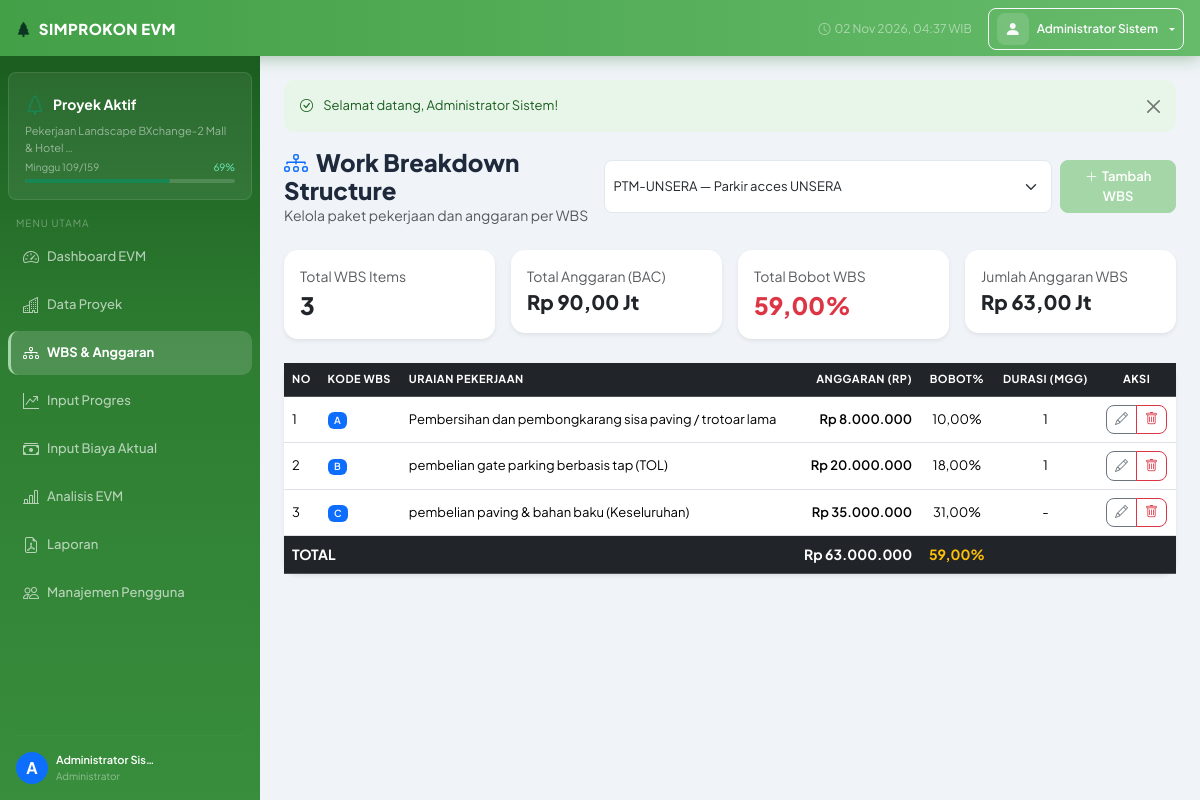
The app's page /index.php?p=wbs (signed in) with its own data.
### tables this page shows
CREATE TABLE `proyek` (
  `id` int(11) NOT NULL,
  `kode_proyek` varchar(50) NOT NULL,
  `nama_proyek` varchar(300) NOT NULL,
  `lokasi` varchar(200) DEFAULT NULL,
  `pemberi_kerja` varchar(200) DEFAULT NULL,
  `tanggal_mulai` date NOT NULL,
  `tanggal_selesai` date NOT NULL,
  `nilai_kontrak` decimal(20,2) NOT NULL DEFAULT 0.00,
  `ppn_persen` decimal(5,2) NOT NULL DEFAULT 10.00,
  `status` enum('aktif','selesai','ditangguhkan') NOT NULL DEFAULT 'aktif',
  `minggu_ke` int(11) NOT NULL DEFAULT 1,
  `total_minggu` int(11) NOT NULL DEFAULT 1,
  `deskripsi` text DEFAULT NULL,
  `created_by` int(11) DEFAULT NULL,
  `created_at` timestamp NOT NULL DEFAULT current_timestamp(),
  `updated_at` timestamp NOT NULL DEFAULT current_timestamp() ON UPDATE current_timestamp()
);

CREATE TABLE `wbs` (
  `id` int(11) NOT NULL,
  `proyek_id` int(11) NOT NULL,
  `kode_wbs` varchar(20) NOT NULL,
  `uraian` varchar(400) NOT NULL,
  `bobot` decimal(10,4) NOT NULL DEFAULT 0.0000,
  `anggaran` decimal(20,2) NOT NULL DEFAULT 0.00,
  `durasi_rencana` int(11) DEFAULT NULL COMMENT 'dalam minggu',
  `urutan` int(11) NOT NULL DEFAULT 1,
  `created_at` timestamp NOT NULL DEFAULT current_timestamp()
);

### index.php (called while the page is built, shortened)
<?php
require_once __DIR__ . '/config.php';
require_once __DIR__ . '/includes/functions.php';
$p = trim($_GET['p'] ?? 'dashboard', '/');
$a = trim($_GET['a'] ?? 'index', '/');
$routes = [
    'login'     => 'pages/login.php',
    'logout'    => 'pages/logout.php',
    'dashboard' => 'pages/dashboard.php',
    'proyek'    => "pages/proyek/$a.php",
    'wbs'       => "pages/wbs/$a.php",
    'progres'   => "pages/progres/$a.php",
    'biaya'     => "pages/biaya/$a.php",
    'evm'       => "pages/evm/$a.php",
    'laporan'   => "pages/laporan/$a.php",
    'users'     => "pages/users/$a.php",
    'api'       => "pages/api/$a.php",
];
$file = $routes[$p] ?? 'pages/dashboard.php';
require_once __DIR__ . '/' . $file;

### config.php (called while the page is built, shortened)
<?php
function getDB(): PDO {
    static $pdo = null;
    if ($pdo === null) {
        try {
            $dsn = "mysql:host=" . DB_HOST . ";dbname=" . DB_NAME . ";charset=" . DB_CHAR;
            $pdo = new PDO($dsn, DB_USER, DB_PASS, [
                PDO::ATTR_ERRMODE            => PDO::ERRMODE_EXCEPTION,
                PDO::ATTR_DEFAULT_FETCH_MODE => PDO::FETCH_ASSOC,
                PDO::ATTR_EMULATE_PREPARES   => false,
            ]);
        } catch (PDOException $e) {
            die('<div style="font-family:monospace;background:#fee2e2;padding:20px;margin:20px;border-radius:8px;">
                <strong>❌ Koneksi Database Gagal</strong><br>
                ' . htmlspecialchars($e->getMessage()) . '<br><br>
                Pastikan: <br>
                1. MySQL/MariaDB sudah berjalan di XAMPP<br>
                2. Database <strong>evm_db</strong> sudah dibuat (import file database/evm_db.sql)<br>
                3. Username/Password di config.php sudah benar
                </div>');
        }
    }
    return $pdo;
}

### includes/functions.php (called while the page is built, shortened)
<?php
require_once dirname(__DIR__) . '/config.php';
function currentUser(): array {
    return $_SESSION['user'] ?? [];
}
function e(string $s): string {
    return htmlspecialchars($s, ENT_QUOTES, 'UTF-8');
}
function formatRupiah(float $n): string {
    return 'Rp ' . number_format($n, 0, ',', '.');
}
function formatPersen(float $n, int $dec = 2): string {
    return number_format($n, $dec, ',', '.') . '%';
}
function formatMilliar(float $n): string {
    if ($n >= 1e6) return 'Rp ' . number_format($n / 1e6, 2, ',', '.') . ' Jt';
    return formatRupiah($n);
}
function dbQuery(string $sql, array $params = []): \PDOStatement {
    $stmt = getDB()->prepare($sql);
    $stmt->execute($params);
    return $stmt;
}
function dbFetchAll(string $sql, array $params = []): array {
    return dbQuery($sql, $params)->fetchAll();
}
function dbFetchOne(string $sql, array $params = []) {
    $result = dbQuery($sql, $params)->fetch();
    return $result !== false ? $result : false;
}
function roleLabel(string $role): string {
    $map = [
        'admin'          => 'Administrator',
        'manager'        => 'Manajer Proyek',
        'staf_lapangan'  => 'Staf Lapangan',
        'staf_keuangan'  => 'Staf Keuangan',
    ];
    return $map[$role] ?? $role;
}

### pages/wbs/index.php (the view, shortened to what this page needs)
<?php
$proyekId = (int)($_GET['proyek_id'] ?? 0);
$allProyek = dbFetchAll("SELECT id,kode_proyek,nama_proyek FROM proyek ORDER BY created_at DESC");
if (!$proyekId && $allProyek) $proyekId = $allProyek[0]['id'];
$proyek = $proyekId ? dbFetchOne("SELECT * FROM proyek WHERE id=?", [$proyekId]) : null;
$wbsList = $proyekId ? dbFetchAll("SELECT * FROM wbs WHERE proyek_id=? ORDER BY urutan ASC",[$proyekId]) : [];
$totalBobot = array_sum(array_column($wbsList,'bobot'));
$totalAng   = array_sum(array_column($wbsList,'anggaran'));
include __DIR__ . '/../../includes/layout/header.php';
?>
<div class="d-flex justify-content-between align-items-center mb-4">
  <div>
    <h4 class="fw-800 mb-0"><i class="bi bi-diagram-3 me-2 text-primary"></i>Work Breakdown Structure</h4>
    <div class="text-muted small">Kelola paket pekerjaan dan anggaran per WBS</div>
  </div>
  <div class="d-flex gap-2">
    <form method="GET" class="d-flex gap-2">
      <select name="proyek_id" class="form-select form-select-sm" onchange="this.form.submit()" style="min-width:240px">
        <?php foreach ($allProyek as $pr): ?>
        <option value="<?= $pr['id'] ?>" <?= $pr['id']==$proyekId?'selected':'' ?>><?= e($pr['kode_proyek'].' — '.mb_strimwidth($pr['nama_proyek'],0,40,'…')) ?></option>
        <?php endforeach; ?>
      </select>
    </form>
    <a href="index.php?p=wbs&a=create&proyek_id=<?= $proyekId ?>" class="btn btn-primary">
      <i class="bi bi-plus-lg me-1"></i>Tambah WBS
    </a>
  </div>
</div>
<?php if ($proyek): ?>
<div class="row g-3 mb-4">
  <div class="col-md-3"><div class="card border-0 shadow-sm p-3"><div class="text-muted small">Total WBS Items</div><div class="fw-800 fs-4"><?= count($wbsList) ?></div></div></div>
  <div class="col-md-3"><div class="card border-0 shadow-sm p-3"><div class="text-muted small">Total Anggaran (BAC)</div><div class="fw-800 fs-5"><?= formatMilliar($proyek['nilai_kontrak']) ?></div></div></div>
  <div class="col-md-3"><div class="card border-0 shadow-sm p-3"><div class="text-muted small">Total Bobot WBS</div><div class="fw-800 fs-4 <?= abs($totalBobot-100)<0.5?'text-success':'text-danger' ?>"><?= formatPersen($totalBobot) ?></div></div></div>
  <div class="col-md-3"><div class="card border-0 shadow-sm p-3"><div class="text-muted small">Jumlah Anggaran WBS</div><div class="fw-800 fs-5"><?= formatMilliar($totalAng) ?></div></div></div>
</div>
<?php endif; ?>
<div class="card border-0 shadow-sm">
  <div class="card-body p-0">
    <div class="table-responsive">
      <table class="table table-hover align-middle small mb-0">
        <thead class="table-dark">
          <tr>
            <th>No</th><th>Kode WBS</th><th>Uraian Pekerjaan</th>
            <th class="text-end">Anggaran (Rp)</th><th class="text-center">Bobot%</th>
            <th class="text-center">Durasi (Mgg)</th><th class="text-center">Aksi</th>
          </tr>
        </thead>
        <tbody>
          <?php foreach ($wbsList as $i => $w): ?>
          <tr>
            <td><?= $i+1 ?></td>
            <td><span class="badge bg-primary"><?= e($w['kode_wbs']) ?></span></td>
            <td><?= e($w['uraian']) ?></td>
            <td class="text-end fw-600"><?= formatRupiah($w['anggaran']) ?></td>
            <td class="text-center"><?= formatPersen($w['bobot']) ?></td>
            <td class="text-center"><?= $w['durasi_rencana'] ?? '-' ?></td>
            <td class="text-center">
              <div class="btn-group btn-group-sm">
                <a href="index.php?p=wbs&a=create&id=<?= $w['id'] ?>&proyek_id=<?= $proyekId ?>" class="btn btn-outline-secondary"><i class="bi bi-pencil"></i></a>
                <a href="index.php?p=wbs&action=delete&id=<?= $w['id'] ?>&proyek_id=<?= $proyekId ?>"
                   class="btn btn-outline-danger"
                   onclick="return confirm('Hapus WBS ini beserta semua progres & biaya terkait?')">
                  <i class="bi bi-trash"></i>
                </a>
              </div>
            </td>
          </tr>
          <?php endforeach; ?>
        </tbody>
        <?php if ($wbsList): ?>
        <tfoot class="table-dark fw-bold">
          <tr>
            <td colspan="3">TOTAL</td>
            <td class="text-end"><?= formatRupiah($totalAng) ?></td>
            <td class="text-center <?= abs($totalBobot-100)<0.5?'text-success':'text-warning' ?>"><?= formatPersen($totalBobot) ?></td>
            <td colspan="2"></td>
          </tr>
        </tfoot>
        <?php endif; ?>
      </table>
    </div>
  </div>
</div>
<?php include __DIR__ . '/../../includes/layout/footer.php'; ?>

### includes/layout/sidebar.php (shortened to what this page needs)
<?php
$p     = $_GET['p'] ?? 'dashboard';
$user  = currentUser();
$navItems = [
    ['p' => 'dashboard', 'icon' => 'speedometer2',   'label' => 'Dashboard EVM',    'roles' => []],
    ['p' => 'proyek',    'icon' => 'buildings',       'label' => 'Data Proyek',      'roles' => []],
    ['p' => 'wbs',       'icon' => 'diagram-3',       'label' => 'WBS & Anggaran',   'roles' => ['admin','manager']],
    ['p' => 'progres',   'icon' => 'graph-up-arrow',  'label' => 'Input Progres',    'roles' => ['admin','manager','staf_lapangan']],
    ['p' => 'biaya',     'icon' => 'cash-stack',      'label' => 'Input Biaya Aktual','roles' => ['admin','manager','staf_keuangan']],
    ['p' => 'evm',       'icon' => 'bar-chart-line',  'label' => 'Analisis EVM',     'roles' => ['admin','manager']],
    ['p' => 'laporan',   'icon' => 'file-earmark-pdf','label' => 'Laporan',          'roles' => ['admin','manager']],
    ['p' => 'users',     'icon' => 'people',          'label' => 'Manajemen Pengguna','roles' => ['admin']],
];
?>
<nav id="sidebar" class="sidebar d-flex flex-column">
  <div class="sidebar-project-box mx-2 my-3 p-3 rounded-3">
    <div class="d-flex align-items-center gap-2 mb-1">
      <i class="bi bi-tree text-success fs-5"></i>
      <span class="fw-bold text-white small">Proyek Aktif</span>
    </div>
    <?php
    $activeProj = dbFetchOne("SELECT nama_proyek, minggu_ke, total_minggu FROM proyek WHERE status='aktif' LIMIT 1");
    if ($activeProj):
      $pct = $activeProj['total_minggu'] > 0
           ? round($activeProj['minggu_ke'] / $activeProj['total_minggu'] * 100, 0)
           : 0;
    ?>
    <div class="text-white-50 small mb-1" style="font-size:11px"><?= e(mb_strimwidth($activeProj['nama_proyek'], 0, 45, '…')) ?></div>
    <div class="d-flex justify-content-between align-items-center mb-1">
      <span style="font-size:10px;color:rgba(255,255,255,0.5)">Minggu <?= $activeProj['minggu_ke'] ?>/<?= $activeProj['total_minggu'] ?></span>
      <span style="font-size:10px;color:#6ee7b7"><?= $pct ?>%</span>
    </div>
    <div class="progress" style="height:4px;background:rgba(255,255,255,0.15)">
      <div class="progress-bar bg-success" style="width:<?= $pct ?>%"></div>
    </div>
    <?php else: ?>
    <div class="text-white-50 small">Tidak ada proyek aktif</div>
    <?php endif; ?>
  </div>
  <div class="px-2" style="font-size:10px;color:rgba(255,255,255,0.35);letter-spacing:1px;text-transform:uppercase;padding-left:16px !important">MENU UTAMA</div>
  <ul class="nav flex-column px-2 mt-1 flex-grow-1">
    <?php foreach ($navItems as $item):
      $active = ($p === $item['p']);
    ?>
    <li class="nav-item mb-1">
      <a href="index.php?p=<?= $item['p'] ?>"
         class="nav-link sidebar-link <?= $active ? 'active' : '' ?> d-flex align-items-center gap-2">
        <i class="bi bi-<?= $item['icon'] ?> fs-6"></i>
        <span class="sidebar-label"><?= e($item['label']) ?></span>
      </a>
    </li>
    <?php endforeach; ?>
  </ul>
  <div class="px-3 pb-3 mt-auto">
    <hr style="border-color:rgba(255,255,255,0.1)">
    <div class="d-flex align-items-center gap-2">
      <div class="avatar-sm bg-primary rounded-circle d-flex align-items-center justify-content-center text-white fw-bold">
        <?= strtoupper(substr($user['nama_lengkap'] ?? 'U', 0, 1)) ?>
      </div>
      <div class="sidebar-label">
        <div style="font-size:11px;color:#fff;font-weight:600"><?= e(mb_strimwidth($user['nama_lengkap'] ?? '', 0, 18, '…')) ?></div>
        <div style="font-size:10px;color:rgba(255,255,255,0.45)"><?= e(roleLabel($user['role'] ?? '')) ?></div>
      </div>
    </div>
  </div>
</nav>

### assets/css/style.css (style rules this page uses)
:root { --primary: #43a047; --primary-light: #a5d6a7; --primary-dark: #2e7d32; --success: #81c784; --warning: #aed581; --danger: #1b5e20; --info: #80cbc4; --sidebar-w: 260px; --topbar-h: 56px; --font: 'Plus Jakarta Sans', system-ui, sans-serif; }
*, *::before, *::after { box-sizing: border-box; }
body { font-family: var(--font); background: #f0f4f8; color: #1e293b; overflow-x: hidden; }
.sidebar { width: var(--sidebar-w); min-height: calc(100vh - var(--topbar-h)); background: linear-gradient(180deg, #1b5e20 0%, #2e7d32 40%, #388e3c 100%); position: fixed; top: var(--topbar-h); left: 0; bottom: 0; overflow-y: auto; overflow-x: hidden; transition: width 0.3s cubic-bezier(.4,0,.2,1); z-index: 1020; scrollbar-width: thin; scrollbar-color: rgba(255,255,255,0.1) transparent; }
.sidebar-project-box { background: rgba(255,255,255,0.07); border: 1px solid rgba(255,255,255,0.1); }
.sidebar-link { color: rgba(255,255,255,0.65); border-radius: 10px; padding: 10px 12px; font-size: 13px; font-weight: 500; transition: all 0.18s; border-left: 3px solid transparent; white-space: nowrap; }
.sidebar-link.active { background: rgba(255,255,255,0.15); color: #fff; font-weight: 700; border-left-color: var(--primary-light); }
.avatar-sm { width: 32px; height: 32px; border-radius: 8px; background: rgba(255,255,255,0.15); display: flex; align-items: center; justify-content: center; font-size: 16px; }
.fw-600 { font-weight: 600 !important; }
.fw-800 { font-weight: 800 !important; }
.card { border-radius: 14px; }
.table thead th { font-size: 11px; letter-spacing: 0.5px; font-weight: 700; text-transform: uppercase; }
.table tbody td { font-size: 13px; vertical-align: middle; }
.form-control, .form-select { border-radius: 8px; border: 1.5px solid #e2e8f0; font-size: 13px; transition: border-color 0.15s, box-shadow 0.15s; }
.btn { border-radius: 8px; font-weight: 600; font-size: 13px; }
.btn-primary { background: var(--primary-light); border-color: var(--primary-light); }
.badge { font-weight: 600; }
.progress { border-radius: 8px; background: #e2e8f0; }
.progress-bar { border-radius: 8px; background: var(--primary-light); }

### records on screen
proyek: nama_proyek "Pekerjaan Landscape BXchange-2 Mall & Hotel …", minggu_ke "109", total_minggu "159", pct "69"
proyek: nilai_kontrak "Rp 90,00 Jt"
wbs: kode_wbs "A", uraian "Pembersihan dan pembongkarang sisa paving / trotoar lama", anggaran "Rp 8.000.000", bobot "10,00%", durasi_rencana "1"
wbs: kode_wbs "B", uraian "pembelian gate parking berbasis tap (TOL)", anggaran "Rp 20.000.000", bobot "18,00%", durasi_rencana "1"
wbs: kode_wbs "C", uraian "pembelian paving & bahan baku (Keseluruhan)", anggaran "Rp 35.000.000", bobot "31,00%", durasi_rencana "-"

### other values on screen
APP_NAME "SIMPROKON EVM"
$user['nama_lengkap'] "Administrator Sistem"
$item['label'] "Dashboard EVM"
$item['label'] "Data Proyek"
$item['label'] "WBS & Anggaran"
$item['label'] "Input Progres"
$item['label'] "Input Biaya Aktual"
$item['label'] "Analisis EVM"
$item['label'] "Laporan"
$item['label'] "Manajemen Pengguna"
substr($user['nama_lengkap'] ?? 'U', 0, 1) "A"
mb_strimwidth($user['nama_lengkap'] ?? '', 0, 18, '…') "Administrator Sis…"
roleLabel($user['role'] ?? '') "Administrator"
$flash['msg'] "Selamat datang, Administrator Sistem!"
count($wbsList) "3"
